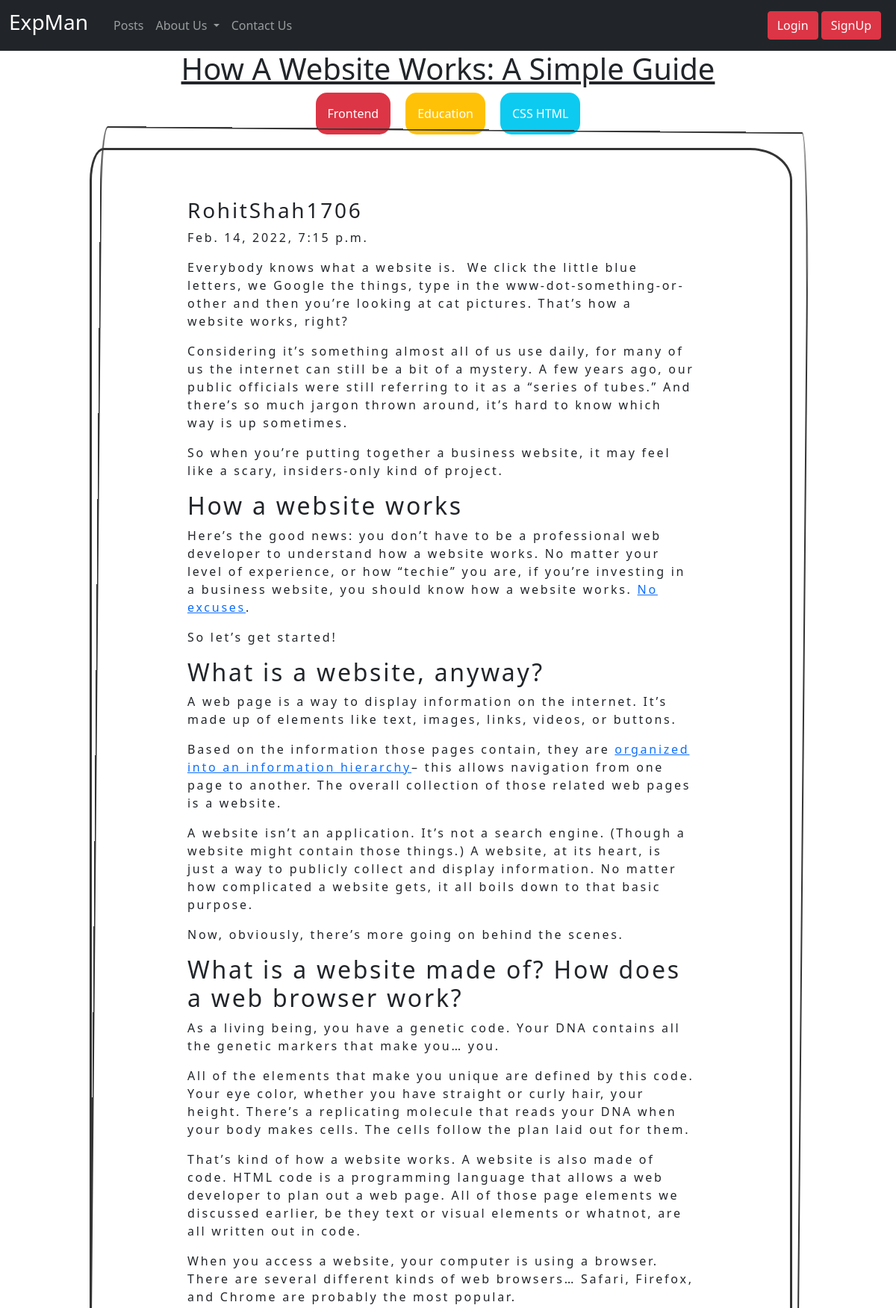
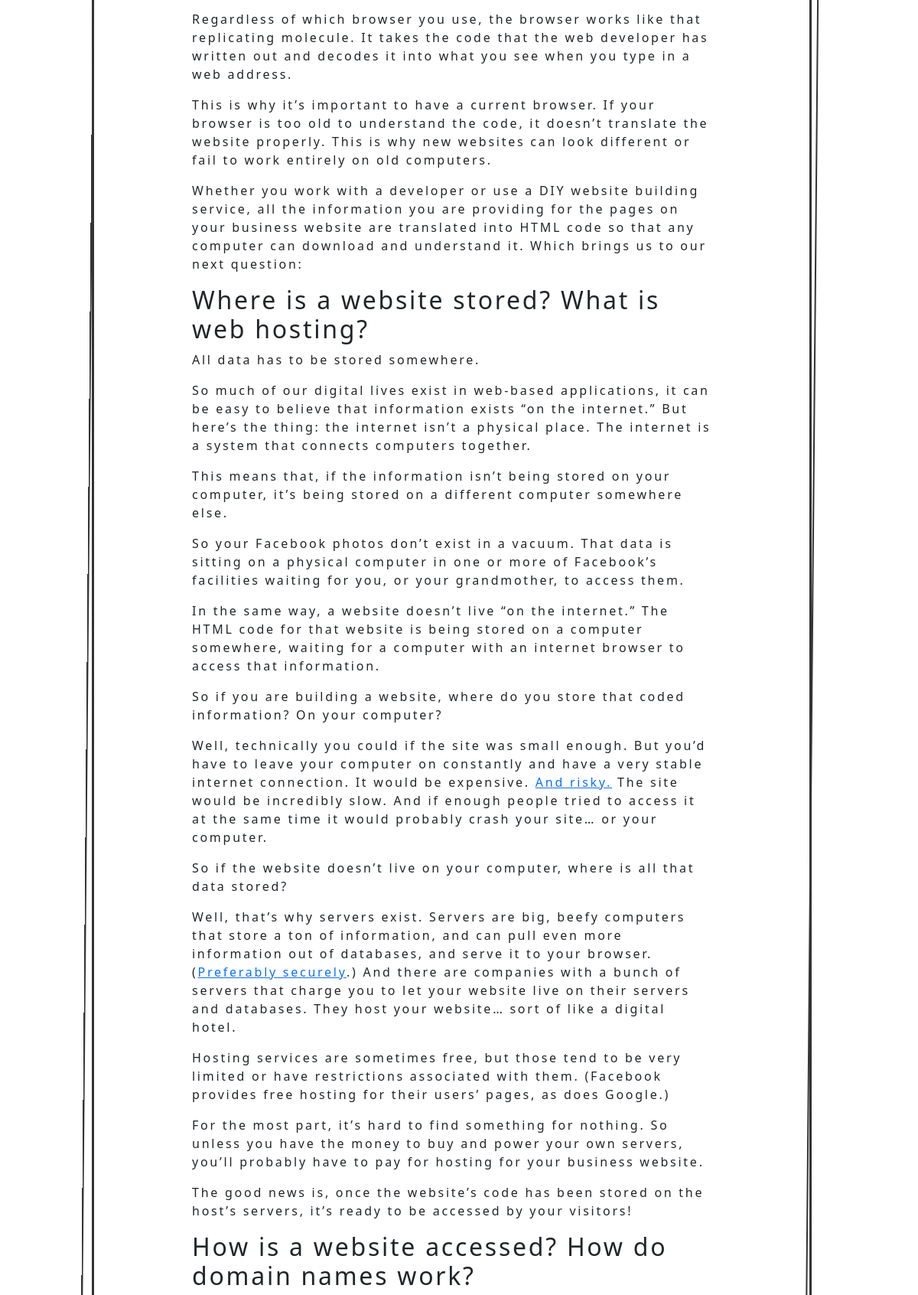
/posts/6 (upper part), run on the app's committed database (2 pictures, top to bottom).
### main/models.py (models this page shows, shortened)
class Post(models.Model):
    author=models.ForeignKey(Account,on_delete=models.CASCADE)
    title=models.CharField(max_length=15)
    date_created = models.DateTimeField(auto_now_add=True)
    likes = models.ManyToManyField(Account, related_name='like')
    content=models.TextField()
    def number_of_likes(self):
        return self.likes.count()

class Tags(models.Model):
    Post=models.ForeignKey(Post,on_delete=models.CASCADE)
    tag=models.CharField(max_length=15)

class Account(AbstractBaseUser):
    email=models.EmailField(verbose_name="email",max_length=60,unique=True)
    username=models.CharField(max_length=30,unique=True)
    date_joined=models.DateTimeField(verbose_name="date joined",auto_now_add=True)
    last_login=models.DateTimeField(verbose_name="last login",auto_now=True)
    is_admin=models.BooleanField(default=False)
    is_active=models.BooleanField(default=True)
    is_staff=models.BooleanField(default=False)
    is_superuser=models.BooleanField(default=False)
    gender=models.CharField(max_length=1,choices=(("M","MALE"),("F","FEMALE")))
    profession=models.CharField(max_length=1,choices=(("S","STUDENT"),("P","PROFESSIONAL")))
    bio=models.CharField(max_length=200)
    profile_photo=models.ImageField(upload_to='images')
    USERNAME_FIELD='email'
    REQUIRED_FIELDS=['username',]
    objects=MyAccountManager()

### main/views.py (the view)
# urls.py: path('posts/<int:id>', views.readpost,name="post"),
def readpost(request,id):
    post=Post.objects.get(id=id)
    return render(request,"readpost.html",{"post":post,"user_likes":post.likes.all(),"likes":post.number_of_likes(),"comments":post.comment_set.all()})

### main/templates/readpost.html (shortened to what this page needs)
{%extends 'home.html'%}
{%block imports%}
<head>
</head>
{%endblock%}
{%block content%}
<h1 class="ttleRead">{{post.title}}</h1>
<div class="tagsRead">
    <div class="p-3 mb-2 bg-danger text-white">{{post.tags_set.all.0.tag}}</div>
    <div class="p-3 mb-2 bg-warning text-white">{{post.tags_set.all.1.tag}}</div>
    <div class="p-3 mb-2 bg-info text-white">{{post.tags_set.all.2.tag}}</div>
</div>
<div class="sketchy">
    <div class="contentRead">
        <h3>{{post.author.username}}</h3>
        <p>{{post.date_created}}</p>
        <p class="bodyRead"> {{post.content|safe}} </p>
    </div>
</div>
{%endblock%}

### main/templates/readpost.html (style rules this page uses)
.ttleRead { display: flex; justify-content: center; text-decoration: underline; }
.p-3, .mb-2, .bg-info, .text-white { margin: 0px 10px; border-radius: 15px; }
.tagsRead { display: flex; justify-content: center; }
.sketchy { margin: 10px auto; width: 80%; }
.contentRead { padding: 4rem 8rem; display: inline-block; border: 3px solid #333333; font-size: 1rem; border-radius: 2% 6% 5% 4%/1% 1% 2% 4%; letter-spacing: 0.3ch; background: #ffffff; position: relative; width: 98%; }
.contentRead::before { content: ""; border: 2px solid #353535; display: block; width: 100%; height: 100%; position: absolute; top: 50%; left: 50%; transform: translate3d(-50%, -50%, 0) scale(1.015) rotate(0.5deg); border-radius: 1% 1% 2% 4%/2% 6% 5% 4%; margin: 5px auto; }

### data on the page
Post: title "How A Website Works: A Simple Guide", tags_set.all.0.tag "Frontend", tags_set.all.1.tag "Education", tags_set.all.2.tag "CSS HTML", author.username "RohitShah1706", date_created "Feb. 14, 2022, 7:15 p.m.", content "Everybody knows what a website is. We click the little blue letters, we Google the things, type in the www-dot-something-or-other and then you’re looking at cat pictures. That’s how a website works, right? Considering it’s something almost all of us use daily, for many of us the internet can still be a bit of a mystery. A few years ago, our public officials were still referring to it as a “series of tubes.” And there’s so much jargon thrown around, it’s hard to know which way is up sometimes. So when you’re putting together a business website, it may feel like a scary, insiders-only kind of project. How a website works Here’s the good news: you don’t have to be a professional web developer…"
